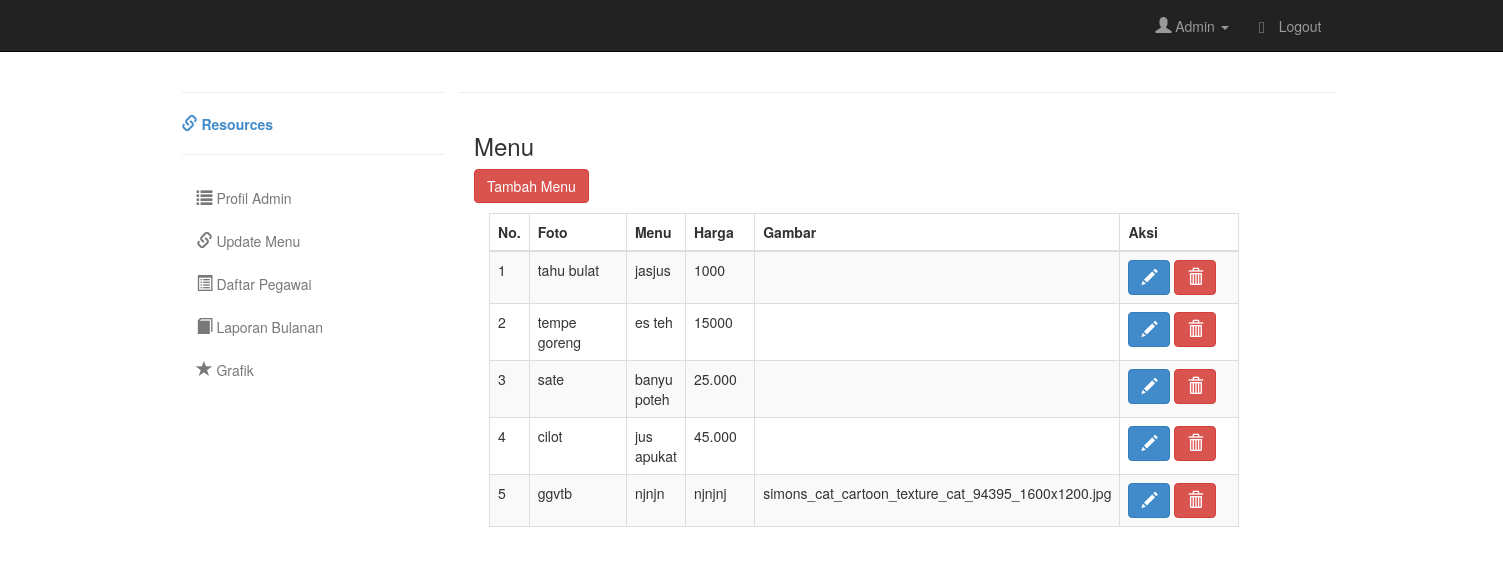
The app's page /index.php/welcome/menu with its own data.
### tables this page shows
CREATE TABLE `menu` (
  `id` int(11) NOT NULL,
  `makanan` varchar(50) NOT NULL,
  `minuman` varchar(50) NOT NULL,
  `harga` varchar(50) NOT NULL,
  `gambar` blob NOT NULL
);

### application/controllers/Welcome.php (called while the page is built, shortened)
<?php
class Welcome extends CI_Controller {
	public function __construct()
	{
		$this->load->model('m_cafe');
		$this->load->helper('url');
	}
		public function menu()
	{
		$data['menu'] = $this->m_cafe->menu('menu_tambah')->result();
		$this->load->view('menu',$data);
	}
}

### index.php (called while the page is built, shortened)
<?php
require_once BASEPATH.'core/CodeIgniter.php';

### application/models/m_cafe.php (called while the page is built, shortened)
<?php
class M_cafe extends CI_Model {
	public function menu($table)
		{
			return $this->db->get('menu');
		}
}

### application/views/menu.php (the view, shortened to what this page needs)
<!DOCTYPE html>
<html lang="en"><head>
        <link href="<?php echo base_url('assets/css/bootstrap.css'); ?>" rel="stylesheet">
        <link href="<?php echo base_url('assets/css/admin.css'); ?>" rel="stylesheet">
    </head>
    <body>
		<div id="top-nav" class="navbar navbar-inverse navbar-static-top">
		  <div class="container">
			<div class="navbar-collapse collapse">
			  <ul class="nav navbar-nav navbar-right">
				<li class="dropdown">
				  <a class="dropdown-toggle" role="button" data-toggle="dropdown" href="#"><i class="glyphicon glyphicon-user"></i> Admin <span class="caret"></span></a>
				</li>
				<li><a href="#"><i class="glyphicon glyphicon-lock"></i> Logout</a></li>
			  </ul>
			</div>
		  </div>
		</div>
		<div class="container">
		<div class="row">
			<div class="col-md-3">
			  <hr>
			  <a href="#"><strong><i class="glyphicon glyphicon-link"></i> Resources</strong></a>
			  <hr>
			  <ul class="nav nav-pills nav-stacked">
				<li><a href="<?php echo base_url('index.php/Welcome/profil'); ?>"><i class="glyphicon glyphicon-list"></i> Profil Admin</a></li>
				<li><a href="<?php echo base_url('index.php/Welcome/menu'); ?>"><i class="glyphicon glyphicon-link"></i> Update Menu</a></li>
				<li><a href="<?php echo base_url('index.php/Welcome/daftar_pegawai') ; ?>"><i class="glyphicon glyphicon-list-alt"></i> Daftar Pegawai</a></li>
				<li><a href="<?php echo base_url('index.php/Welcome/laporan'); ?>"><i class="glyphicon glyphicon-book"></i> Laporan Bulanan</a></li>
				<li><a href="<?php echo base_url('index.php/Welcome/grafik') ?>"><i class="glyphicon glyphicon-star"></i> Grafik</a></li>
			  </ul>
			</div>
			<div class="col-md-9">
				<div class="row">
					  <hr>
					</div>
<!DOCTYPE html>
<html lang="en">
<head>
    <link   href="css/bootstrap.min.css" rel="stylesheet">
</head>
<body>
    <div class="container">
            <div class="row">
                <h3>Menu</h3>
            </div>
            <div class="row">
                <p>
                	<a href="<?php echo base_url('index.php/Welcome/menu_tambah'); ?>" class="btn btn-danger">Tambah Menu</a>
                </p>
                 <div class="col-md-8">
                <table border="1" class="table table-striped table-bordered">
                      <thead>
                     	<tr>
                     	  <th width=25px>No.</th>
                     	  <th width=100px>Foto</th>
                          <th >Menu</th>
                          <th width=70px>Harga</th>
                          <th width="50px">Gambar</th>
                          <th width=123px>Aksi</th>
                        </tr>
                      </thead>
                      <tbody>
                      		<?php
								$i=1;
								foreach ($menu as $m) {
							?>
							<tr>
								<td><?php echo $i;  ?></td>
								<td><?php echo $m->makanan ; ?></td>
								<td><?php echo $m->minuman ; ?></td>
								<td><?php echo $m->harga ; ?></td>
								<td><?php echo $m->gambar ; ?></td>
							<td>
								<a href="<?php echo base_url('index.php/Welcome/edit_menu/'.$m->id) ; ?>" class="btn btn-primary"><i class="glyphicon glyphicon-pencil"></i></a>
								<a href="<?php echo base_url('index.php/Welcome/hapus_menu/'.$m->id) ; ?>" class="btn btn-danger"><i class="glyphicon glyphicon-trash"></i></a>
							</td>
							</tr>
							<?php $i++; } ?>
                      </tbody>
                </table>
                </div>
        </div>
    </div>
  </body>
</html>
						  </div>
						</div>
					</div>
</body></html>

### assets/css/admin.css (style rules this page uses)
.navbar-static-top { margin-bottom:20px; }
i { font-size:16px; }
.nav > li > a { color:#787878; }

### records on screen
menu: makanan "tahu bulat", minuman "jasjus", harga "1000"
menu: makanan "tempe goreng", minuman "es teh", harga "15000"
menu: makanan "sate", minuman "banyu poteh", harga "25.000"
menu: makanan "cilot", minuman "jus apukat", harga "45.000"
menu: makanan "ggvtb", minuman "njnjn", harga "njnjnj", gambar "simons_cat_cartoon_texture_cat_94395_1600x1200.jpg"
